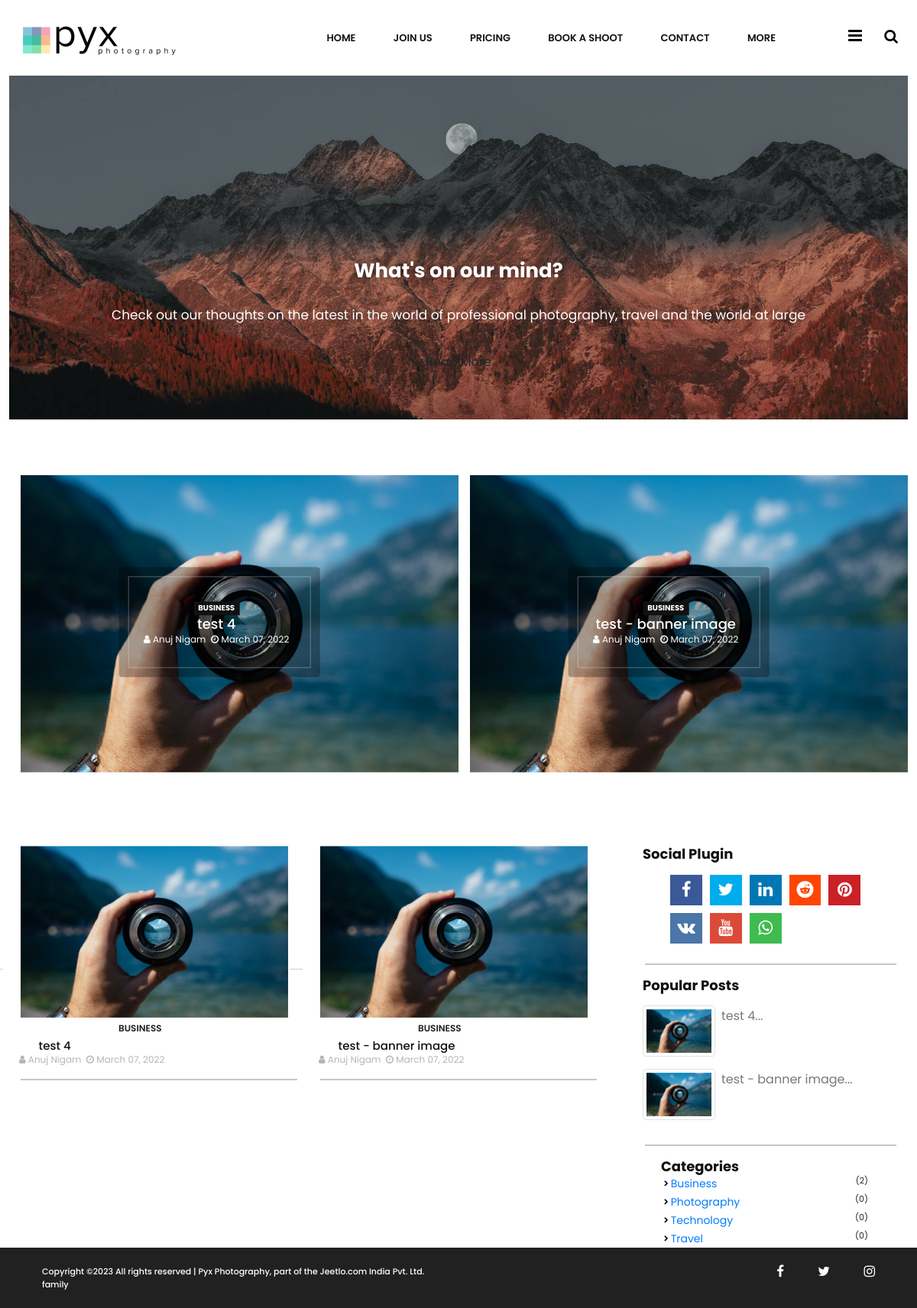
Screenshot of /blogs1.php with the database file from the repository.
### tables this page shows
CREATE TABLE `blog` (
  `blog_id` bigint(20) NOT NULL,
  `blog_title` text NOT NULL,
  `description` longtext NOT NULL,
  `publish` varchar(255) NOT NULL,
  `tag` varchar(255) NOT NULL,
  `category_id` int(11) NOT NULL,
  `bannerimg` varchar(255) NOT NULL,
  `blogname` text NOT NULL,
  `created_date` datetime NOT NULL DEFAULT current_timestamp()
);

CREATE TABLE `blog_category` (
  `cat_id` bigint(20) NOT NULL,
  `cat_name` varchar(255) NOT NULL
);

### blogs1.php (the view, shortened to what this page needs)
<?php
include("dashboard/connection.php");
?>
<!DOCTYPE html>
<html>
<head>
    <link rel="stylesheet" type="text/css" href="assets/css/bootstrap.min.css">
    <link rel="stylesheet" type="text/css" href="assets/font-awesome/css/font-awesome.min.css">
    <link rel="stylesheet" type="text/css" href="blogstyle.css">
    <link rel="stylesheet" type="text/css" href="https://cdn.jsdelivr.net/npm/boxicons@latest/css/boxicons.min.css">
    <link rel="stylesheet" type="text/css" href="assets/css/owl.carousel.css">
	<link rel="stylesheet" href="css/bootstrap.min.css"/>
	<link rel="stylesheet" href="css/font-awesome.min.css"/>
	<link rel="stylesheet" href="css/magnific-popup.css"/>
	<link rel="stylesheet" href="css/slicknav.min.css"/>
	<link rel="stylesheet" href="css/owl.carousel.min.css"/>
	<link rel="stylesheet" href="css/style.css"/>
</head>
<body>
	<?php include('header.php');?>
    <section class="mb-5" id="intro1">
        <div class="container intro">
            <div class="row">
                <div class="intro-section">
                    <h3 class="intro-title">What's on our mind?</h3>
                    <p class="intro-desc">Check out our thoughts on the latest in the world of professional photography, travel and the world at large</p>
                    <button class="btn intro-btn">Read More</button>
                </div>
            </div>
        </div>
    </section>
    <section class="mb-5" id="intro2">
        <div class="container">
            <div class="row">
                <?php
                    $sql2="select * from blog  ORDER BY blog_id DESC limit 2";
                    $result2=mysqli_query($conn,$sql2);
                    while ($row2=mysqli_fetch_assoc($result2)) {
                ?>
                <div class="col-12 col-md-6 mt-4 pe-0">
                    <img src="bloges/images/<?php echo $row2['bannerimg'];?>" class="w-100 img_width" height="430"
                        alt="">
                    <a href="<?php echo $row2['blogname'];?>">
                        <div class="post-info">
                            <?php
                                       $catid=$row2['category_id'] ;
                                      $sqlcat2="select *from blog_category where cat_id='$catid' ";
                                      $resultcat2=mysqli_query($conn,$sqlcat2);
                                      while($rowcat2=mysqli_fetch_assoc($resultcat2)){
                                    ?>
                            <span class="post-tag"><?php echo $rowcat2['cat_name'];?></span>
                            <?php }?>
                            <h2 class="post-title">
                                <a href="<?php echo $row2['blogname'];?>"><?php $title=$row2['blog_title'];
                         echo substr($title,0,30); ?></a>
                            </h2>
                            <div class="post-meta">
                                <span><i class="fa fa-user"></i> <?php echo $row2['publish'];?></span>&nbsp;
                                <span><i class="fa fa-clock-o"></i>
                                    <?php
                                     $d= $row2['created_date'];
                                    $cls_date = new DateTime($d);
                                    echo $cls_date->format('F d, Y');
                                      ?>
                                </span>
                            </div>
                        </div>
                    </a>
                </div>
                <?php }?>
            </div>
        </div>
    </section>
    <section class="pt-5 intro3">
        <div class="container">
            <div class="row">
                <div class="col-md-8">
                    <div class="row" id="blogdata">
                        <?php
                    $sql="select * from blog ORDER BY blog_id DESC ";
                    $result=mysqli_query($conn,$sql);
                    while ($row=mysqli_fetch_assoc($result)) {
                ?>
                        <div class="col col1">
                            <img class="col1_img" src="bloges/images/<?php echo $row['bannerimg'];?>" alt=""
                                height="225" width="387">
                            <div class="blog-info-wrap">
                                <div class="blog-info">
                                    <?php
                                  $catid=$row['category_id'] ;
                                  $sqlcat="select *from blog_category where cat_id='$catid' ";
                                  $resultcat=mysqli_query($conn,$sqlcat);
                                  while($rowcat=mysqli_fetch_assoc($resultcat)){
                                ?>
                                    <a class="blog-tag" href="#"><?php echo $rowcat['cat_name'];?></a>
                                    <?php }?>
                                    <a href="<?php echo $row['blogname'];?>">
                                        <h2 class="blog-title"><?php $titl=$row['blog_title'];
                     echo substr($titl,0,50); ?></h2>
                                    </a>
                                </div>
                                <div class="blog-meta">
                                    <span><i class="fa fa-user"></i> <?php echo $row['publish'];?></span>&nbsp;
                                    <span><i class="fa fa-clock-o"></i>
                                        <?php
                                 $d= $row['created_date'];
                                $cls_date = new DateTime($d);
                                echo $cls_date->format('F d, Y');
                                  ?>
                                    </span>
                                </div>
                            </div>
                            <hr>
                        </div>
                        <?php }?>
                    </div>
                </div>
                <div class="col-md-4 ps-5 side-sec ">
                    <div class="row">
                        <h5 class="fw-bold pb-3">Social Plugin</h5>
                        <ul class="social-counter ps-5 social_media">
                            <li class="facebook"><a href="#" target="_blank" title="facebook"><i
                                        class="fa fa-facebook-f"></i></a></li>
                            <li class="twitter"><a href="#" target="_blank" title="twitter"><i
                                        class="fa fa-twitter"></i></a></li>
                            <li class="linkedin"><a href="#" target="_blank" title="linkedin"><i
                                        class="fa fa-linkedin"></i></a></li>
                            <li class="reddit"><a href="#" target="_blank" title="reddit"><i
                                        class="fa fa-reddit"></i></a></li>
                            <li class="pinterest"><a href="#" target="_blank" title="pinterest"><i
                                        class="fa fa-pinterest"></i></a></li>
                            <li class="vk"><a href="#" target="_blank" title="vk"><i class="fa fa-vk"></i></a></li>
                            <li class="youtube"><a href="#" target="_blank" title="youtube"><i
                                        class="fa fa-youtube"></i></a></li>
                            <li class="whatsapp"><a href="#" target="_blank" title="whatsapp"><i
                                        class="fa fa-whatsapp"></i></a></li>
                        </ul>
                    </div>
                    <hr>
                    <div class="row main_popular_post">
                        <div class="demo_post">
                            <h5 class="fw-bold pb-3">Popular Posts</h5>
                            <ul class="pe-5 popular_post_ul">
                                <?php
                            $psql="select * from blog ORDER BY blog_id DESC limit 3 ";
                            $presult=mysqli_query($conn,$psql);
                            while ($prow=mysqli_fetch_assoc($presult)) {
                            ?>
                                <li class="d-flex pb-3 populer_post"><img
                                        src="bloges/images/<?php echo $prow['bannerimg'];?>" class="img-thumbnail"
                                        alt="...">
                                        <a href="<?php echo $prow['blogname'];?>">
                                        <p class="px-2"><?php echo substr( $prow['blog_title'],0,36); ?>...</p>
                                        </a>
                                </li>
                                <?php }
                            ?>
                            </ul>
                        </div>
                    </div>
                    <hr>
                    <div class="row ps-4 cat_part">
                        <h5 class="fw-bold ">Categories</h5>
                        <ul class="ps-3">
                            <?php
                            $csql="select * from blog_category";
                            $cresult=mysqli_query($conn,$csql);
                            while ($crow=mysqli_fetch_assoc($cresult)) {
                            ?>
                            <li><a href="cat.php?cat_id=<?php echo $crow['cat_id'];?>&cat_name=<?php echo $crow['cat_name'];?>"
                                    class="label-name"><?php echo $crow['cat_name'];?></a><span class="label-count">
                                    <?php
                             $category_id=$crow['cat_id'];
                            $sqlc="select count(*) from blog where category_id='$category_id'";
                            $c=mysqli_query($conn,$sqlc);
                            $rowc=mysqli_fetch_assoc($c);
                            $count = $rowc["count(*)"];
                            ?>
                                    (<?php echo $count;?>)
                                </span></li>
                            <?php } ?>
                        </ul>
                    </div>
                </div>
            </div>
        </div>
    </section>
    <?php include('footer.php');?>
</body>
</html>

### css/style.css (style rules this page uses)
html, body { height: 100%; font-family: "Poppins", sans-serif; -webkit-font-smoothing: antialiased; font-smoothing: antialiased; }
h1, h2, h3, h4, h5, h6 { margin: 0; color: #212121; font-weight: 500; }
h2 { font-size: 36px; }
h3 { font-size: 30px; }
h5 { font-size: 18px; }
p { font-size: 16px; color: #787878; line-height: 1.8; }
img { max-width: 100%; }
ul, ol { padding: 0; margin: 0; }
.intro-section { padding: 120px 15px 90px; }
@media (min-width: 1200px) { .container { max-width: 1176px; } }

### rows the page displays
blog: bannerimg (picture), blog_title "test 4", publish "Anuj Nigam", created_date "March 07, 2022"
blog_category: cat_name "BUSINESS", cat_name "Business", count "2"
blog: bannerimg (picture), blog_title "test - banner image", publish "Anuj Nigam", created_date "March 07, 2022"
blog_category: cat_name "Photography", count "0"
blog_category: cat_name "Technology", count "0"
blog_category: cat_name "Travel", count "0"
